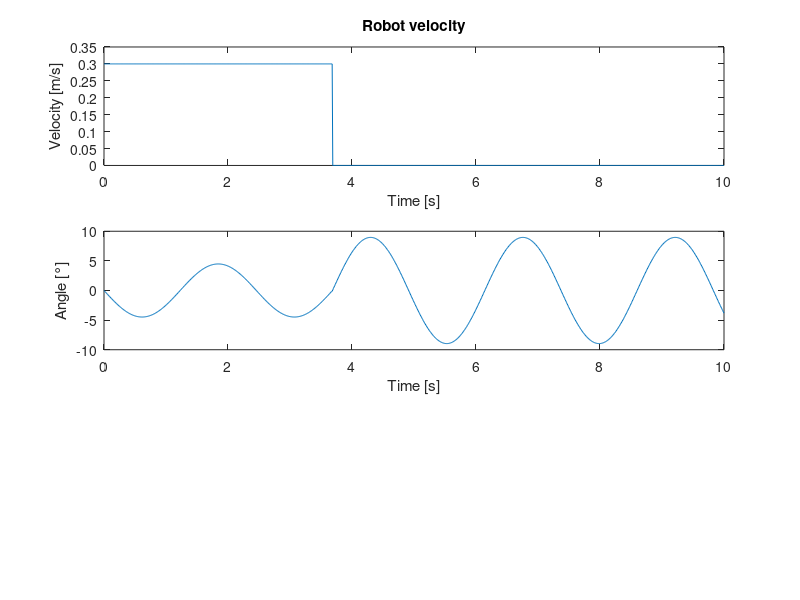

Here is the MATLAB script that generated this plot: (Note: this script raises an error after producing the figure.)
%% TRANSFER FUNCTION 
clear all
clc
g = 9.81;
l = 1.5; %cable length

% Pendulum properties
omega = sqrt(g/l);
period = 2*pi/omega;
T = 1.5*period;

v_avg = 0.3;

% Experiment opstelling:
theta_opt = 65.5*pi/180; %optimale eindhoek kabel [rad]
%theta_opt = pi/4;
dx_robot = v_avg*T;  %horizontale verplaatsing robot [m]
dx_object = dx_robot + l*sin(theta_opt); %horizontale verplaatsing bak [m]

%Initial conditions
theta_init = -pi/4;
omega_init = 0;

x = 0:0.1:dx_robot; %m
time = 0:0.01:10; %s


%% 

% Choose desired input: 

% 1 = ramp input constant speed
% 2 = bang-bang motion law (1e orde continu)

% 3 = 7de graads polynoom (4e orde continu, heel smooth dus eig hoop ik dat
% dit minder goed werkt)







for input_type = 1:3

    input = zeros(length(time),1);
    velocity = zeros(length(time),1);

    if input_type == 1
        % snelheid robot = v
        v = 0.3; %m/s
        

        % t = x/v: tijd vd beweging vd robot voor constante v
        t = dx_robot/v; %s
    
    
        ramp = v*time(1:ceil(t/0.01)); 

        %ramp
        input(1:ceil(t/0.01)) = ramp;
        %constant position at dx_robot
        input(ceil(t/0.01):end) = dx_robot;

        
        velocity(1:ceil(t/0.01)) = v;

        
    end

    if input_type == 2

        % Duratie beweging zelf te kiezen. Neem zelfde tijden als ramp
        T = dx_robot/0.3;
        tau1 = time(1:ceil(T/(2*0.01)))/T;
        tau2 = time(ceil(T/(2*0.01)):ceil(T/0.01))/T;
        % bang-bang
        S1 = dx_robot*2*(tau1).^2;
        S2 = dx_robot*(-2*tau2.^2+4*tau2-1);

        
        %motion law input
        input(1:ceil(T/(2*0.01))) = S1;
        input(ceil(T/(2*0.01)):ceil(T/(0.01))) = S2;
        %constant position at end
        input(ceil(T/0.01):end) = dx_robot;
        
        v = 0.3;
        V1 = v*4*tau1;
        V2 = v*(-4*tau2 + 4);

        
        velocity(1:ceil(T/(2*0.01)),1) = V1;
        velocity(ceil(T/(2*0.01)):ceil(T/(0.01)),1) = V2;        
        velocity(ceil(T/0.01)+1:end,1) = 0;
    end
    


    if input_type == 3

        % Duratie beweging zelf te kiezen. Neem zelfde tijden als ramp
        T = dx_robot/0.3;
        tau = time(1:ceil(T/0.01))/T;
        % 7th degree polynomial
        S = dx_robot*(-20*tau.^7+70*tau.^6-84*tau.^5+35*tau.^4);

        
        %motion law input
        input(1:ceil(T/(0.01))) = S;
        
        %constant position at end
        input(ceil(T/0.01):end) = dx_robot;
        v=0.3;
        V = v*(-7*20*tau.^6 + 6*70*tau.^5 -5*84*tau.^4 +4*35*tau.^3);

        velocity(1:ceil(T/0.01),1) = V;      
        velocity(1+ceil(T/0.01):end) = 0;
    end
    
   
    
   % Define system matrices
    A = [0 1; -g/l 0];
    B = [0; 1];
    C = [1 0]; % Measure only theta
    D = 0;
    X0 = [theta_init,omega_init];
   
    % Create state-space system
    sys_ss = ss(A, B, C, D);


    % Simulation
    %[theta,time] = lsim(sys_ss, input, time, X0); 
    sys = tf([-1 0 0], [l 0 g]);
    [theta, time] = lsim(sys, input, time);
    
    % Object position in time
    x_obj = input + l*sin(theta);
    y_obj = l*(1-cos(theta));
    
    % Does the object reach the optimal angle at this speed
    max_angle = max(theta);

    %time = timeindex / 100
    disp('SPEED = ')
    disp(0.3)
    
    if max_angle >= theta_opt
        disp('VVVVVVVVVVVVVVVVVVVVVVVVVVVVVVVVVVVVVVVV')
        disp('Destination can be reached at this speed')
        disp('VVVVVVVVVVVVVVVVVVVVVVVVVVVVVVVVVVVVVVVV')
        
    else
        disp('XXXXXXXXXXXXXXXXXXXXXXXXXXXXXXXXXXXXXXXXX')
        disp('Destination is not reached, speed too low')
        disp('XXXXXXXXXXXXXXXXXXXXXXXXXXXXXXXXXXXXXXXXX')
    end

    disp('----------------------------------------------------------')
    
    
    %plots
    figure
    subplot(3,1,1)
    plot(time, velocity)
    xlabel('Time [s]')
    ylabel('Velocity [m/s]')
    title('Robot velocity')
    

    subplot(3,1,2)
    plot(time,theta*180/pi)
    xlabel('Time [s]')
    ylabel('Angle [°]')
    hold on
    xline(x(end)/0.3, 'Color', 'r', 'LineStyle', '--')
    title('Cable angle')
    %yline(theta_opt, 'Color', 'g', 'LineStyle', '--');
    
    
    subplot(3,1,3)
    plot(x_obj,y_obj)
    xlabel('x-distance [m]')
    ylabel('z-distance [m]')
    hold on
    xline(x(end), 'Color', 'r', 'LineStyle', '--');
    title('Object position')
end

